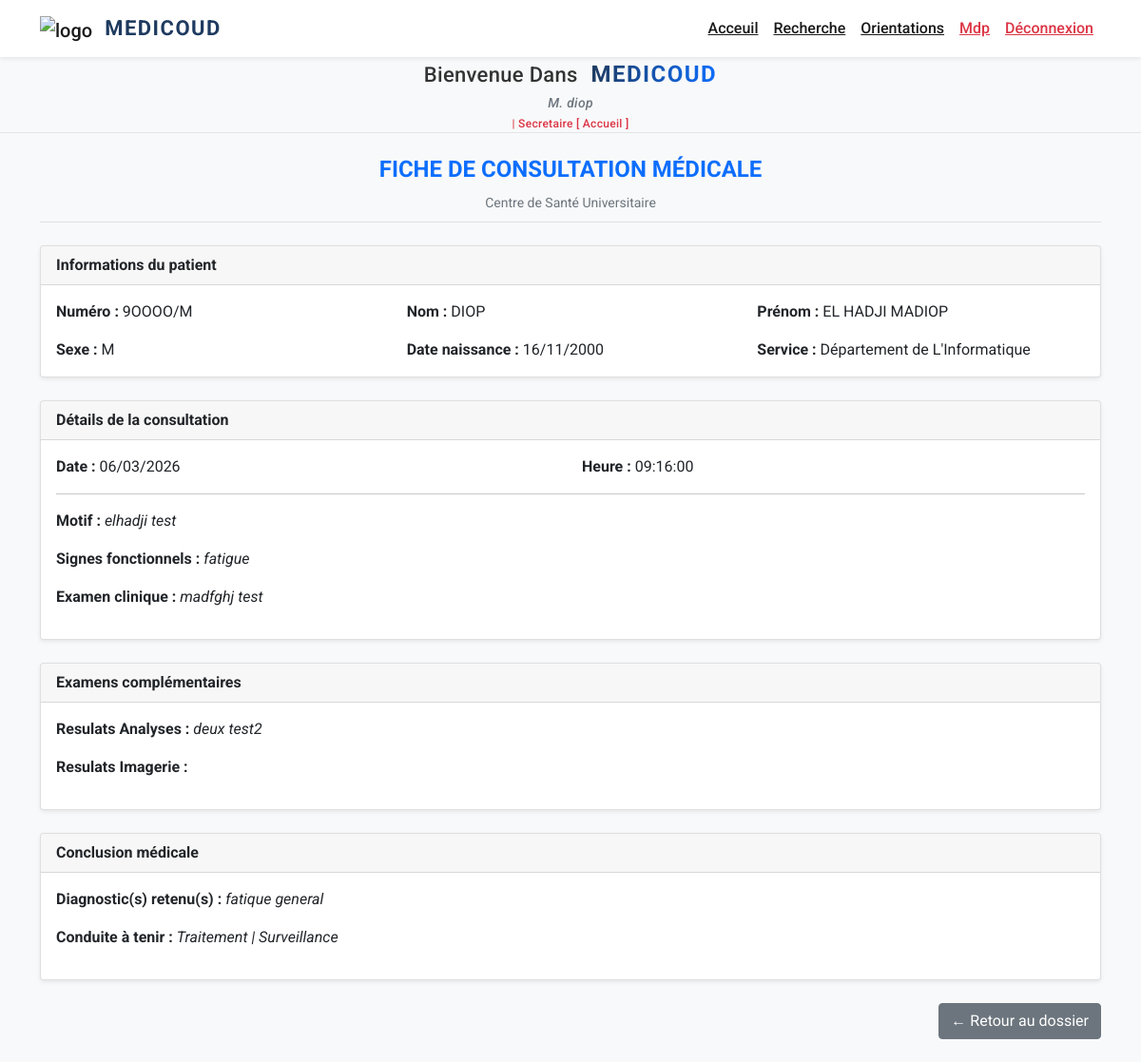
Screenshot of /profils/medecin/consultation_detail.php?id=4 (signed in) with the database file from the repository.
### tables this page shows
CREATE TABLE IF NOT EXISTS `medical_consultations` (
  `id` int NOT NULL AUTO_INCREMENT,
  `id_patient` int NOT NULL,
  `id_user` int NOT NULL,
  `date_consultation` date DEFAULT NULL,
  `heure_consultation` time DEFAULT NULL,
  `motif` text,
  `signes_fonctionnels` text,
  `examen_clinique` text,
  `examen_clinique_pdf` varchar(255) DEFAULT NULL,
  `resultats_analyses` text,
  `analyses_pdf` varchar(255) DEFAULT NULL,
  `resultats_imagerie` text,
  `imagerie_pdf` varchar(255) DEFAULT NULL,
  `diagnostic` text,
  `conduite_a_tenir` text,
  `created_at` timestamp NULL DEFAULT CURRENT_TIMESTAMP,
  PRIMARY KEY (`id`)
);

CREATE TABLE IF NOT EXISTS `medical_patients` (
  `id` int NOT NULL AUTO_INCREMENT,
  `type_patient` enum('etudiant','personnel') NOT NULL,
  `numero_identifiant` varchar(50) NOT NULL,
  `nom` varchar(100) NOT NULL,
  `prenom` varchar(150) NOT NULL,
  `date_naissance` date NOT NULL,
  `sexe` varchar(10) DEFAULT NULL,
  `telephone` varchar(20) DEFAULT NULL,
  `email` varchar(150) DEFAULT NULL,
  `adresse` varchar(255) DEFAULT NULL,
  `faculte` varchar(150) DEFAULT NULL,
  `niveau_etude` text,
  `fonction` varchar(150) DEFAULT NULL,
  `service` varchar(150) DEFAULT NULL,
  `statut_matrimonial` varchar(30) DEFAULT NULL,
  `groupe_sanguin` varchar(5) DEFAULT NULL,
  `maladies_chroniques` text,
  `mobilite_reduite` varchar(10) DEFAULT 'Non',
  `orphelin` varchar(50) NOT NULL,
  `contact_urgence_nom` varchar(150) DEFAULT NULL,
  `contact_urgence_telephone` varchar(20) DEFAULT NULL,
  `contact_urgence_profession` varchar(100) DEFAULT NULL,
  `created_at` timestamp NULL DEFAULT CURRENT_TIMESTAMP,
  PRIMARY KEY (`id`),
  UNIQUE KEY `numero_identifiant` (`numero_identifiant`)
);

### profils/medecin/consultation_detail.php (the view, shortened to what this page needs)
<?php
require_once('../../traitement/fonction.php');
$id_consultation = intval($_GET['id'] ?? 0);
$stmt = $connexion->prepare("
    SELECT c.*, p.*
    FROM medical_consultations c
    JOIN medical_patients p ON p.id = c.id_patient
    WHERE c.id = ?
");
$stmt->bind_param("i", $id_consultation);
$stmt->execute();
$result = $stmt->get_result();
$data = $result->fetch_assoc();
?>
<!DOCTYPE html>
<html lang="fr">
<?php include_once ('../../head.php'); ?>
<head>
    <link href="https://cdn.jsdelivr.net/npm/bootstrap@5.1.3/dist/css/bootstrap.min.css" rel="stylesheet">
</head>
<body>
<div class="container my-4">
    <div class="text-center mb-4 border-bottom pb-2">
        <h4 class="fw-bold text-primary">FICHE DE CONSULTATION MÉDICALE</h4>
        <small class="text-muted">Centre de Santé Universitaire</small>
    </div>
    <div class="card mb-4 shadow-sm">
        <div class="card-header fw-bold">
            Informations du patient
        </div>
        <div class="card-body">
            <div class="row">
                <div class="col-md-4">
                    <strong>Numéro : </strong>
                    <?= htmlspecialchars($data['numero_identifiant']) ?>
                </div>
                <div class="col-md-4">
                    <strong>Nom : </strong>
                    <?= htmlspecialchars($data['nom']) ?>
                </div>
                <div class="col-md-4">
                    <strong>Prénom : </strong>
                    <?= htmlspecialchars($data['prenom']) ?>
                </div>
            </div>
            <div class="row mt-3">
                <div class="col-md-4">
                    <strong>Sexe : </strong>
                    <?= htmlspecialchars($data['sexe']) ?>
                </div>
                <div class="col-md-4">
                    <strong>Date naissance : </strong>
                    <?= !empty($data['date_naissance'])
                        ? date('d/m/Y', strtotime($data['date_naissance']))
                        : '—'; ?>
                </div>
                <div class="col-md-4">
                    <strong>
                        <?= $data['type_patient']=='etudiant' ? 'Faculté' : 'Service' ?>
                    : </strong>
                    <?= htmlspecialchars(
                        $data['type_patient']=='etudiant'
                        ? ($data['faculte'] ?? '—')
                        : ($data['service'] ?? '—')
                    ); ?>
                </div>
            </div>
        </div>
    </div>
    <div class="card mb-4 shadow-sm">
        <div class="card-header fw-bold">
            Détails de la consultation
        </div>
        <div class="card-body">
            <div class="row mb-3">
                <div class="col-md-6">
                    <strong>Date :</strong>
                    <?= date('d/m/Y', strtotime($data['date_consultation'])) ?>
                </div>
                <div class="col-md-6">
                    <strong>Heure :</strong>
                    <?= htmlspecialchars($data['heure_consultation']) ?>
                </div>
            </div>
            <hr>
            <p><strong>Motif : </strong>
               <i> <?= nl2br(htmlspecialchars($data['motif'] ?? '—')) ?></i>
            </p>
            <p><strong>Signes fonctionnels : </strong>
               <i> <?= nl2br(htmlspecialchars($data['signes_fonctionnels'] ?? '—')) ?></i>
            </p>
            <p><strong>Examen clinique : </strong>
               <i> <?= nl2br(htmlspecialchars($data['examen_clinique'] ?? '—')) ?></i>
            </p>
        </div>
    </div>
    <div class="card mb-4 shadow-sm">
        <div class="card-header fw-bold">
            Examens complémentaires
        </div>
        <div class="card-body">
            <p>
                <strong>Resulats Analyses : </strong>
                <i><?= htmlspecialchars($data['resultats_analyses'] ?? '—') ?></i>
            </p>
            <p>
                <strong>Resulats Imagerie : </strong>
            </p>
        </div>
    </div>
    <div class="card mb-4 shadow-sm">
        <div class="card-header fw-bold">
            Conclusion médicale
        </div>
        <div class="card-body">
            <p>
                <strong>Diagnostic(s) retenu(s) : </strong>
               <i> <?= nl2br(htmlspecialchars($data['diagnostic'] ?? '—')) ?></i>
            </p>
            <p>
                <strong>Conduite à tenir : </strong>
                <i><?= htmlspecialchars($data['conduite_a_tenir'] ?? '—') ?></i>
            </p>
        </div>
    </div>
    <div class="text-end">
        <a href="dossier_medical.php?id=<?= $data['id_patient'] ?>"
           class="btn btn-secondary">
            ← Retour au dossier
        </a>
    </div>
</div>
</body>
</html>

### profils/medecin/consultation_detail.php (style rules this page uses)
body { font-family: 'Roboto', sans-serif; background-color: #f8f9fa; }

### rows the page displays
medical_consultations: medical_patients.numero_identifiant "9OOOO/M", medical_patients.nom "DIOP", medical_patients.prenom "EL HADJI MADIOP", medical_patients.sexe "M", medical_patients.date_naissance "16/11/2000", medical_patients.service "Département de L'Informatique", date_consultation "06/03/2026", heure_consultation "09:16:00", motif "elhadji test", signes_fonctionnels "fatigue", examen_clinique "madfghj test", resultats_analyses "deux test2", diagnostic "fatique general", conduite_a_tenir "Traitement | Surveillance"

### other values shown
$_SESSION['nom'] "diop"
$_SESSION['user_role'] "Secretaire"
$_SESSION['profile_2'] "Accueil"
